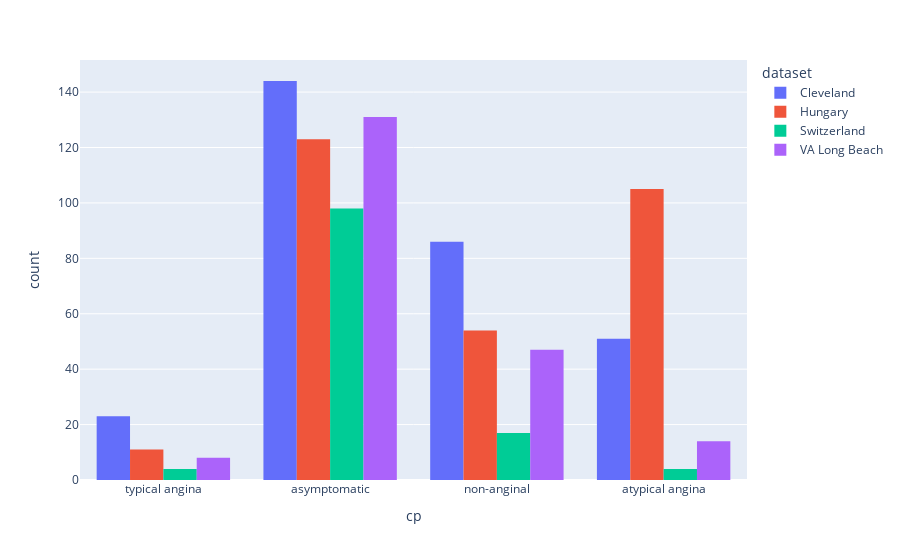

Notebook code cell kept with this figure:
### Code cell
fig = px.histogram(df, x='cp', color='dataset', barmode='group')
fig.show()

### Figure 1 — Plotly figure (JSON) as saved in the notebook; plotly's stock layout.template omitted (floating-point values rounded to 4 significant figures; data arrays with more than 128 entries replaced by an {"elided": "..."} marker saying what was removed)
{"data": [{"alignmentgroup": "True", "bingroup": "x", "hovertemplate": "dataset=Cleveland<br>cp=%{x}<br>count=%{y}<extra></extra>", "legendgroup": "Cleveland", "marker": {"color": "#636efa", "pattern": {"shape": ""}}, "name": "Cleveland", "offsetgroup": "Cleveland", "orientation": "v", "showlegend": true, "type": "histogram", "x": {"elided": "304 str values"}, "xaxis": "x", "yaxis": "y"}, {"alignmentgroup": "True", "bingroup": "x", "hovertemplate": "dataset=Hungary<br>cp=%{x}<br>count=%{y}<extra></extra>", "legendgroup": "Hungary", "marker": {"color": "#EF553B", "pattern": {"shape": ""}}, "name": "Hungary", "offsetgroup": "Hungary", "orientation": "v", "showlegend": true, "type": "histogram", "x": {"elided": "293 str values"}, "xaxis": "x", "yaxis": "y"}, {"alignmentgroup": "True", "bingroup": "x", "hovertemplate": "dataset=Switzerland<br>cp=%{x}<br>count=%{y}<extra></extra>", "legendgroup": "Switzerland", "marker": {"color": "#00cc96", "pattern": {"shape": ""}}, "name": "Switzerland", "offsetgroup": "Switzerland", "orientation": "v", "showlegend": true, "type": "histogram", "x": ["typical angina", "asymptomatic", "asymptomatic", "asymptomatic", "asymptomatic", "asymptomatic", "non-anginal", "non-anginal", "asymptomatic", "asymptomatic", "asymptomatic", "asymptomatic", "asymptomatic", "asymptomatic", "asymptomatic", "asymptomatic", "asymptomatic", "non-anginal", "asymptomatic", "asymptomatic", "non-anginal", "non-anginal", "asymptomatic", "asymptomatic", "asymptomatic", "asymptomatic", "asymptomatic", "asymptomatic", "asymptomatic", "asymptomatic", "asymptomatic", "asymptomatic", "asymptomatic", "asymptomatic", "asymptomatic", "asymptomatic", "asymptomatic", "asymptomatic", "asymptomatic", "asymptomatic", "atypical angina", "atypical angina", "non-anginal", "non-anginal", "asymptomatic", "asymptomatic", "asymptomatic", "asymptomatic", "asymptomatic", "asymptomatic", "asymptomatic", "atypical angina", "asymptomatic", "asymptomatic", "asymptomatic", "non-anginal", "non-anginal", "non-anginal", "asymptomatic", "asymptomatic", "asymptomatic", "asymptomatic", "asymptomatic", "non-anginal", "asymptomatic", "asymptomatic", "asymptomatic", "asymptomatic", "asymptomatic", "asymptomatic", "asymptomatic", "asymptomatic", "non-anginal", "asymptomatic", "asymptomatic", "asymptomatic", "asymptomatic", "non-anginal", "asymptomatic", "asymptomatic", "asymptomatic", "asymptomatic", "asymptomatic", "non-anginal", "asymptomatic", "asymptomatic", "asymptomatic", "asymptomatic", "asymptomatic", "asymptomatic", "asymptomatic", "asymptomatic", "typical angina", "asymptomatic", "typical angina", "non-anginal", "asymptomatic", "asymptomatic", "asymptomatic", "asymptomatic", "asymptomatic", "asymptomatic", "asymptomatic", "asymptomatic", "asymptomatic", "asymptomatic", "asymptomatic", "asymptomatic", "asymptomatic", "asymptomatic", "asymptomatic", "asymptomatic", "asymptomatic", "typical angina", "asymptomatic", "asymptomatic", "asymptomatic", "asymptomatic", "asymptomatic", "asymptomatic", "non-anginal", "non-anginal", "atypical angina"], "xaxis": "x", "yaxis": "y"}, {"alignmentgroup": "True", "bingroup": "x", "hovertemplate": "dataset=VA Long Beach<br>cp=%{x}<br>count=%{y}<extra></extra>", "legendgroup": "VA Long Beach", "marker": {"color": "#ab63fa", "pattern": {"shape": ""}}, "name": "VA Long Beach", "offsetgroup": "VA Long Beach", "orientation": "v", "showlegend": true, "type": "histogram", "x": {"elided": "200 str values"}, "xaxis": "x", "yaxis": "y"}], "layout": {"barmode": "group", "legend": {"title": {"text": "dataset"}, "tracegroupgap": 0}, "margin": {"t": 60}, "xaxis": {"anchor": "y", "domain": [0, 1], "title": {"text": "cp"}}, "yaxis": {"anchor": "x", "domain": [0, 1], "title": {"text": "count"}}}}
